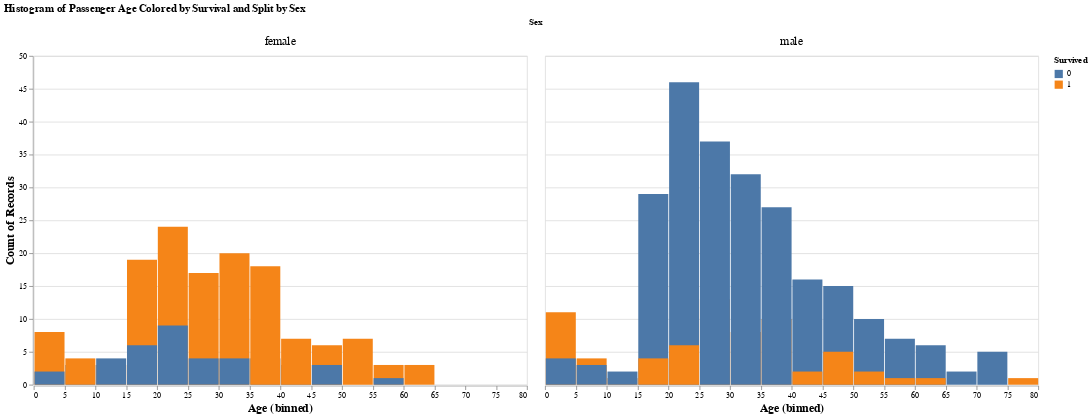

This figure's notebook cell:
### Markdown cell above
From this we can see that more females survived than males since there were more than 125 that survived compared to only about 70 males survived).
Furthermore, more than 200 males did not survive compared to just under 50 females.

After some further research, it seems that the rule for loading the lifeboats were women and children first. If this was the case, we'd expect the percentage of those with younger ages to have survived more than the percentage of adults/older people if children were prioritized. Let's see if this is the case

### Code cell
(
    alt.Chart(training_data_selected)
    .mark_bar()
    .encode(
        x= alt.X("Age", bin=alt.Bin(maxbins=30)),
        y=alt.Y("count()", stack=False),
        color = 'Survived:N'
    )
    .properties(
        width=600,
        height=400
    )
    .facet(
        facet=alt.Facet('Sex', header=alt.Header(labelFontSize=14)),
        title='Histogram of Passenger Age Colored by Survival and Split by Sex'
    )
    .configure_axis(titleFontSize=14)
)

### Figure 1 — Vega-Lite specification as saved in the notebook (floating-point values rounded to 4 significant figures; data arrays with more than 128 entries replaced by an {"elided": "..."} marker saying what was removed)
{"config": {"view": {"continuousWidth": 400, "continuousHeight": 300}, "axis": {"titleFontSize": 14}}, "data": {"name": "data-1db018efc99f12e1d8774affb384260c"}, "facet": {"field": "Sex", "header": {"labelFontSize": 14}, "type": "nominal"}, "spec": {"mark": "bar", "encoding": {"color": {"field": "Survived", "type": "nominal"}, "x": {"bin": {"maxbins": 30}, "field": "Age", "type": "quantitative"}, "y": {"aggregate": "count", "stack": false, "type": "quantitative"}}, "height": 400, "width": 600}, "title": "Histogram of Passenger Age Colored by Survival and Split by Sex", "$schema": "https://vega.github.io/schema/vega-lite/v4.17.0.json", "datasets": {"data-1db018efc99f12e1d8774affb384260c": {"elided": "492 records"}}}
